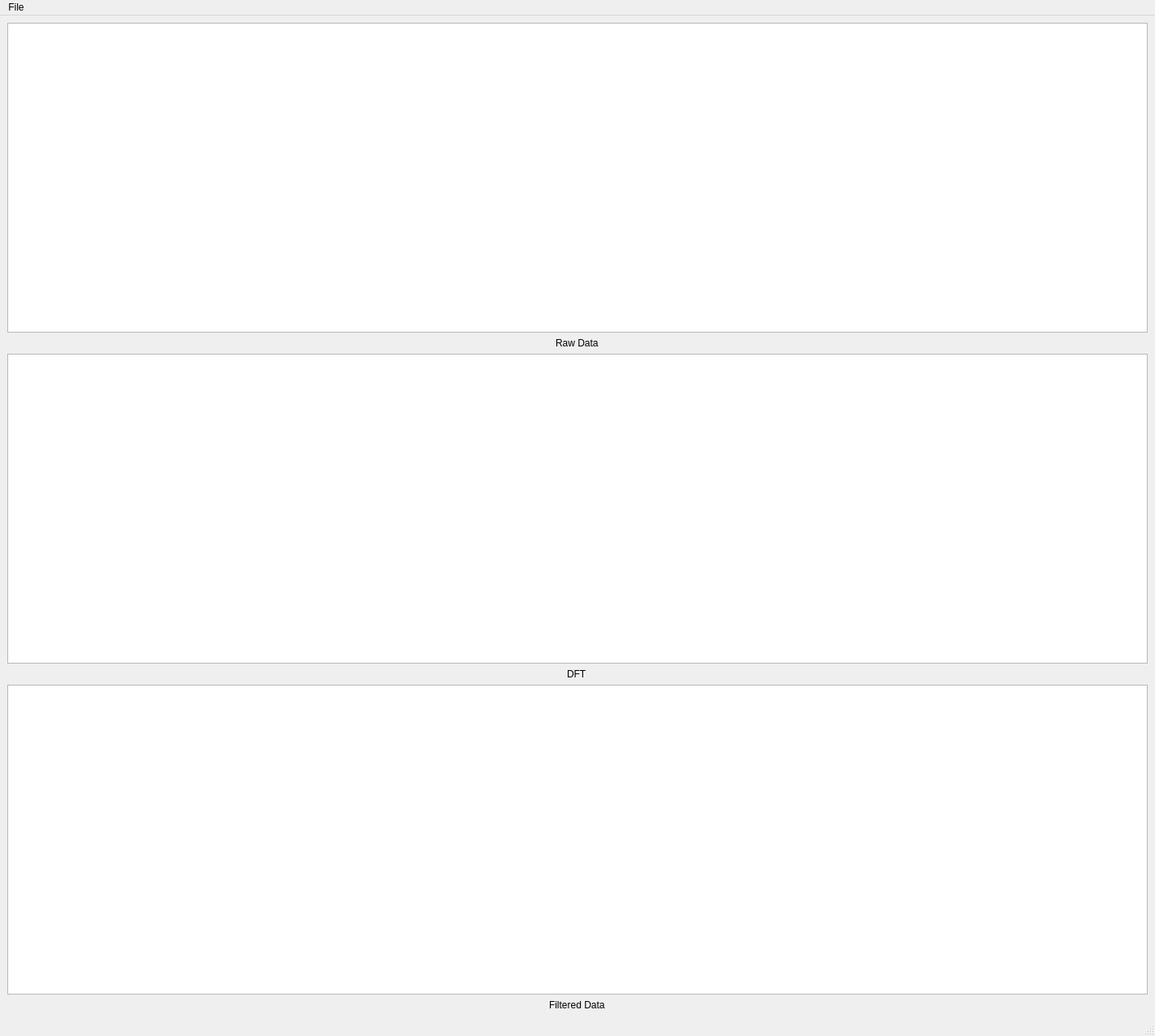
<?xml version="1.0" encoding="UTF-8"?>
<ui version="4.0">
 <class>MainWindow</class>
 <widget class="QMainWindow" name="MainWindow">
  <property name="geometry">
   <rect>
    <x>0</x>
    <y>0</y>
    <width>1420</width>
    <height>1274</height>
   </rect>
  </property>
  <property name="windowTitle">
   <string>DataAnalysis3</string>
  </property>
  <widget class="QWidget" name="centralwidget">
   <layout class="QGridLayout" name="gridLayout_2">
    <item row="0" column="0">
     <layout class="QGridLayout" name="gridLayout">
      <item row="0" column="0">
       <widget class="GraphicsLayoutWidget" name="RawData"/>
      </item>
      <item row="1" column="0" alignment="Qt::AlignHCenter">
       <widget class="QLabel" name="lRawData">
        <property name="text">
         <string>Raw Data</string>
        </property>
       </widget>
      </item>
      <item row="2" column="0">
       <widget class="GraphicsLayoutWidget" name="DFT"/>
      </item>
      <item row="3" column="0" alignment="Qt::AlignHCenter">
       <widget class="QLabel" name="lDFT">
        <property name="text">
         <string>DFT</string>
        </property>
       </widget>
      </item>
      <item row="4" column="0">
       <widget class="GraphicsLayoutWidget" name="FilteredData"/>
      </item>
      <item row="5" column="0" alignment="Qt::AlignHCenter">
       <widget class="QLabel" name="lFilteredData">
        <property name="text">
         <string>Filtered Data</string>
        </property>
       </widget>
      </item>
     </layout>
    </item>
   </layout>
  </widget>
  <widget class="QMenuBar" name="menubar">
   <property name="geometry">
    <rect>
     <x>0</x>
     <y>0</y>
     <width>1420</width>
     <height>38</height>
    </rect>
   </property>
   <widget class="QMenu" name="menuFile">
    <property name="title">
     <string>File</string>
    </property>
    <addaction name="actionOpen"/>
    <addaction name="actionExit"/>
   </widget>
   <addaction name="menuFile"/>
  </widget>
  <widget class="QStatusBar" name="statusbar"/>
  <action name="actionOpen">
   <property name="text">
    <string>Open Data File</string>
   </property>
  </action>
  <action name="actionExit">
   <property name="text">
    <string>Exit</string>
   </property>
  </action>
 </widget>
 <customwidgets>
  <customwidget>
   <class>GraphicsLayoutWidget</class>
   <extends>QGraphicsView</extends>
   <header location="global">pyqtgraph</header>
  </customwidget>
 </customwidgets>
 <resources/>
 <connections/>
</ui>
